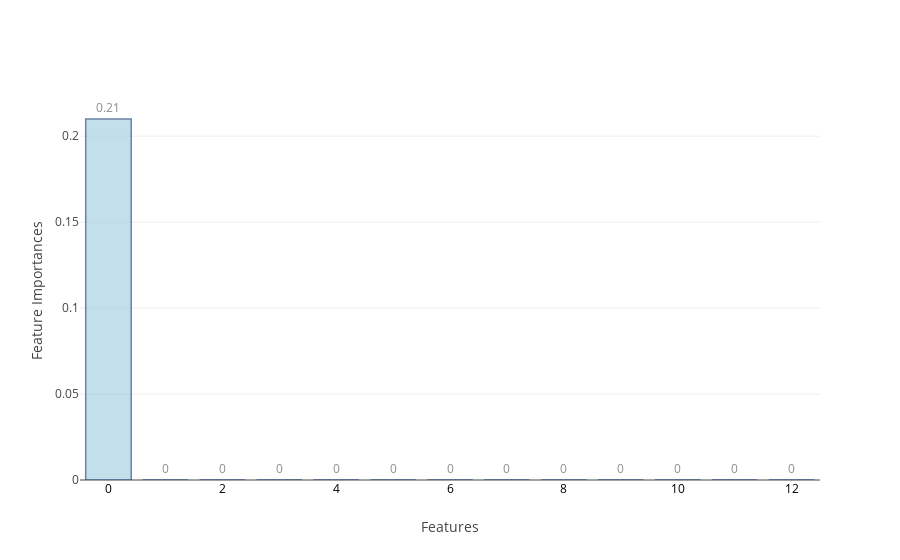
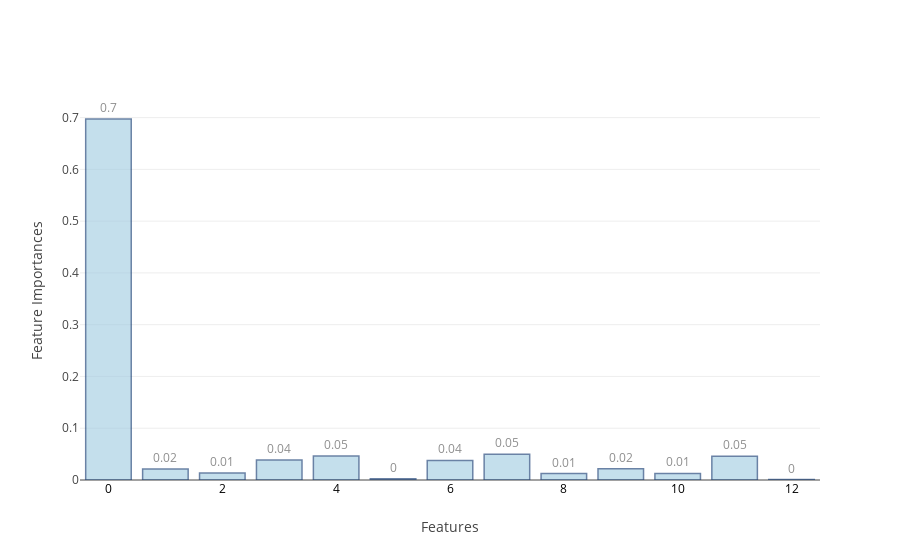
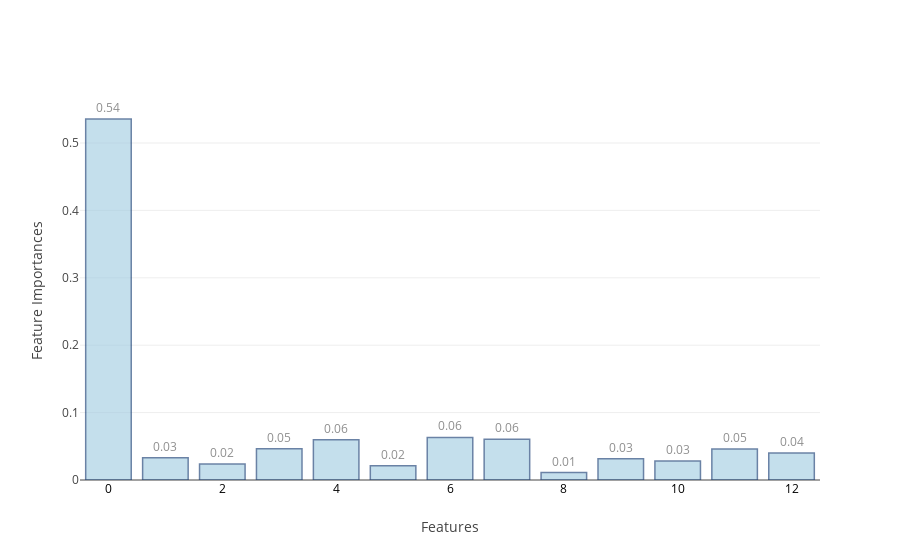
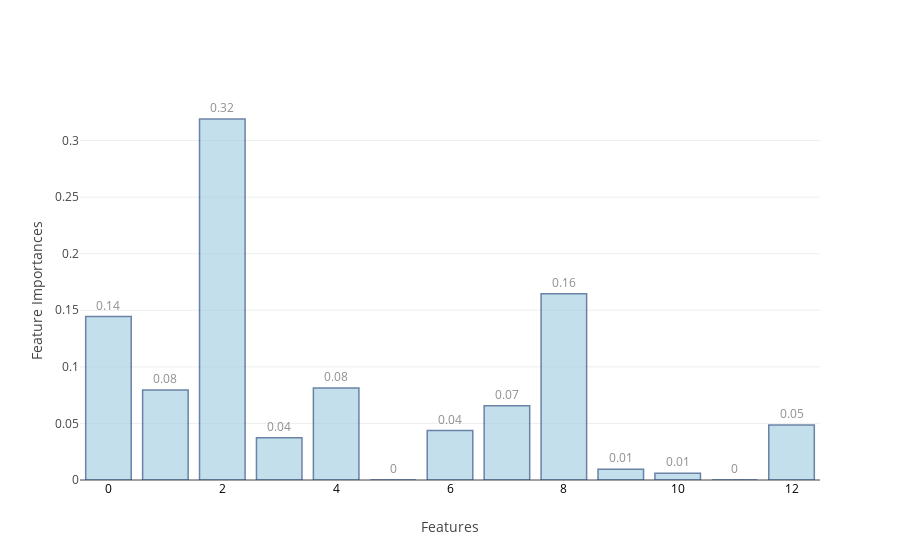

Notebook code cell kept with these figures, in order:
### Code cell
feat_imp=[None]*4
j=0
for i in range(0,9):
    if i>=2 and i<=5:
        model,cm_train,cm_test,acc_train,acc_test,cm,accuracy,threshold,roc_auc,feat_imp[j]=f[i](X_train,Y_train,X_test,Y_test)
        j=j+1
    else:
        model,cm_train,cm_test,acc_train,acc_test,cm,accuracy,threshold,roc_auc=f[i](X_train,Y_train,X_test,Y_test)
    table_80_50_train.loc[i]=   ([acc_train,cm_train.TP,cm_train.TN,cm_train.FP,cm_train.FN,cm_train.FPR,cm_train.FNR])
    table_80_50_test.loc[i] =   ([acc_test ,cm_test.TP, cm_test.TN, cm_test.FP, cm_test.FN, cm_test.FPR, cm_test.FNR])
    table_80_50_test_roc.loc[i]=([accuracy, cm.TP,  cm.TN,   cm.FP, cm.FN,  cm.FPR, cm.FNR, threshold,roc_auc])
    print("\n")

### Figure 1 — Plotly figure (JSON) as saved in the notebook; plotly's stock layout.template omitted (floating-point values rounded to 4 significant figures)
{"data": [{"marker": {"color": "rgb(158,202,225)", "line": {"color": "rgb(8,48,107)", "width": 1.5}}, "opacity": 0.6, "text": [0.21, 0, 0, 0, 0, 0, 0, 0, 0, 0, 0, 0, 0], "textposition": "outside", "type": "bar", "uid": "3cb9e102-15bb-4717-9e7a-5001cbe2e8bd", "x": [0, 1, 2, 3, 4, 5, 6, 7, 8, 9, 10, 11, 12], "y": [0.21, 0, 0, 0, 0, 0, 0, 0, 0, 0, 0, 0, 0]}], "layout": {"xaxis": {"tickfont": {"color": "black", "size": 12}, "title": "Features"}, "yaxis": {"title": "Feature Importances"}}}

### Figure 2 — Plotly figure (JSON) as saved in the notebook; plotly's stock layout.template omitted (floating-point values rounded to 4 significant figures)
{"data": [{"marker": {"color": "rgb(158,202,225)", "line": {"color": "rgb(8,48,107)", "width": 1.5}}, "opacity": 0.6, "text": [0.7, 0.02, 0.01, 0.04, 0.05, 0, 0.04, 0.05, 0.01, 0.02, 0.01, 0.05, 0], "textposition": "outside", "type": "bar", "uid": "620bff6d-d90c-459a-866f-b2360a88fdd3", "x": [0, 1, 2, 3, 4, 5, 6, 7, 8, 9, 10, 11, 12], "y": [0.6972, 0.02119, 0.01376, 0.03848, 0.04619, 0.002251, 0.03782, 0.04976, 0.01234, 0.02185, 0.01257, 0.04568, 0.0008538]}], "layout": {"xaxis": {"tickfont": {"color": "black", "size": 12}, "title": "Features"}, "yaxis": {"title": "Feature Importances"}}}

### Figure 3 — Plotly figure (JSON) as saved in the notebook; plotly's stock layout.template omitted (floating-point values rounded to 4 significant figures)
{"data": [{"marker": {"color": "rgb(158,202,225)", "line": {"color": "rgb(8,48,107)", "width": 1.5}}, "opacity": 0.6, "text": [0.54, 0.03, 0.02, 0.05, 0.06, 0.02, 0.06, 0.06, 0.01, 0.03, 0.03, 0.05, 0.04], "textposition": "outside", "type": "bar", "uid": "5ed82ed9-992a-4f7a-97e0-46bf72008e02", "x": [0, 1, 2, 3, 4, 5, 6, 7, 8, 9, 10, 11, 12], "y": [0.5356, 0.03309, 0.02388, 0.04648, 0.05972, 0.02097, 0.06317, 0.06038, 0.01103, 0.03144, 0.0281, 0.04615, 0.03999]}], "layout": {"xaxis": {"tickfont": {"color": "black", "size": 12}, "title": "Features"}, "yaxis": {"title": "Feature Importances"}}}

### Figure 4 — Plotly figure (JSON) as saved in the notebook; plotly's stock layout.template omitted (floating-point values rounded to 4 significant figures)
{"data": [{"marker": {"color": "rgb(158,202,225)", "line": {"color": "rgb(8,48,107)", "width": 1.5}}, "opacity": 0.6, "text": [0.14, 0.08, 0.32, 0.04, 0.08, 0, 0.04, 0.07, 0.16, 0.01, 0.01, 0, 0.05], "textposition": "outside", "type": "bar", "uid": "1c532c30-a2f8-44f4-bdd1-8485f12f8084", "x": [0, 1, 2, 3, 4, 5, 6, 7, 8, 9, 10, 11, 12], "y": [0.1445, 0.07964, 0.3191, 0.03726, 0.08141, 0, 0.04373, 0.06573, 0.1646, 0.009396, 0.006065, 0, 0.04867]}], "layout": {"xaxis": {"tickfont": {"color": "black", "size": 12}, "title": "Features"}, "yaxis": {"title": "Feature Importances"}}}
